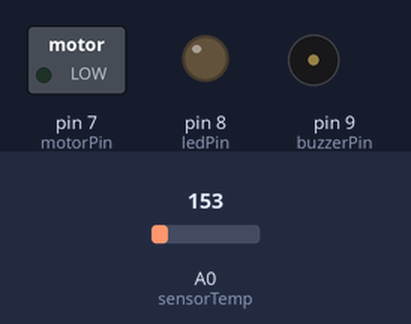
The sketch below on a simulated Arduino Uno, built with avr-gcc and run on an emulated ATmega328P. Shown: switched loads named in the sketch (green lamp = pin HIGH), output pins drawn as LEDs (lit = HIGH), buzzer (waves = sounding). The inputs (shaded band) are chosen by the test bench; at power-on: A0 (sensorTemp) = 153.

Above: at 1.3 s.
1.4 s: A0 (sensorTemp) set to 174
At 2.6 s:
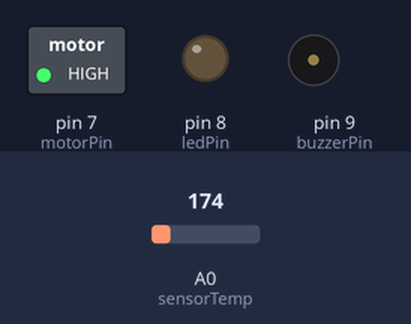
3.0 s: A0 (sensorTemp) set to 191
4.5 s: A0 (sensorTemp) set to 215
At 4.9 s:
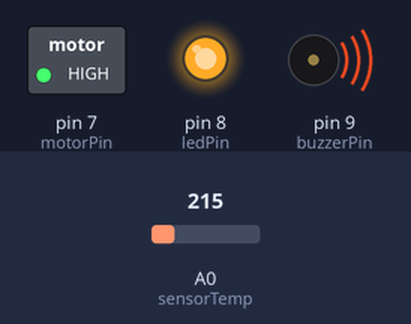
6.0 s: A0 (sensorTemp) set to 175
At 7.2 s:
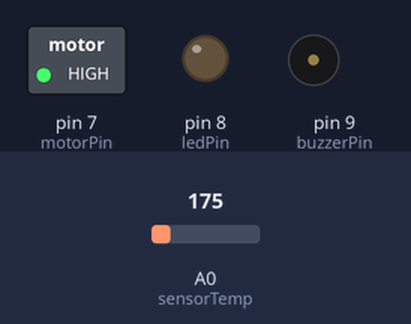
7.5 s: A0 (sensorTemp) set to 133
At 8.4 s:
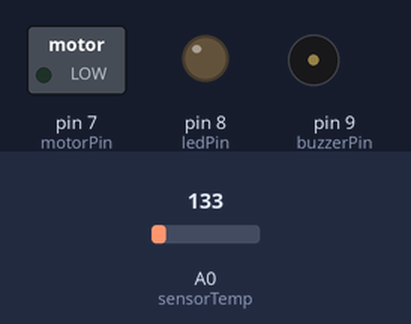
Timing chart, 0 to 10.0 s (numbered marks = the images above; inputs shaded):
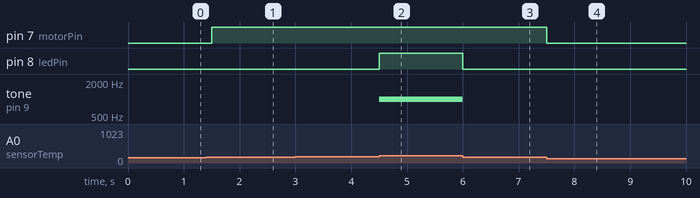

Measured:
- the behaviour switches between 163 and 164 on A0 (sensorTemp) (found by bisection; images 0 and 1)
- the behaviour switches between 204 and 205 on A0 (sensorTemp) (found by bisection; images 1 and 2)
- after the input at 1.4 s, pin 7 (motorPin): LOW → HIGH after 0.10 s
- after the input at 3.0 s, every drawn part: stays the same
- after the input at 4.5 s, pin 8 (ledPin): LOW → HIGH at once; tone on pin 9 (buzzerPin): silent → 1000 Hz at once
- after the input at 6.0 s, pin 8 (ledPin): HIGH → LOW at once; tone on pin 9 (buzzerPin): 1000 Hz → silent at once
- after the input at 7.5 s, pin 7 (motorPin): HIGH → LOW at once

The sketch:

projeto_de_circuitos_eletr_nicos_iot1.ino
```cpp
const int sensorTemp = A0;
const int motorPin = 7;
const int ledPin = 8;
const int buzzerPin = 9;

void setup() {
  pinMode(motorPin, OUTPUT);
  pinMode(ledPin, OUTPUT);
  pinMode(buzzerPin, OUTPUT);

  Serial.begin(9600);
}

void loop() {
  int leitura = analogRead(sensorTemp);

  float tensao = leitura * (5.0 / 1023.0);
  float temperatura = (tensao - 0.5) * 100.0;

  if (temperatura >= 30) {
    digitalWrite(motorPin, HIGH);
  } else {
    digitalWrite(motorPin, LOW);
  }

  if (temperatura > 50) {
    digitalWrite(ledPin, HIGH);
    tone(buzzerPin, 1000);
  } else {
    digitalWrite(ledPin, LOW);
    noTone(buzzerPin);
  }

  delay(500);
}
```
